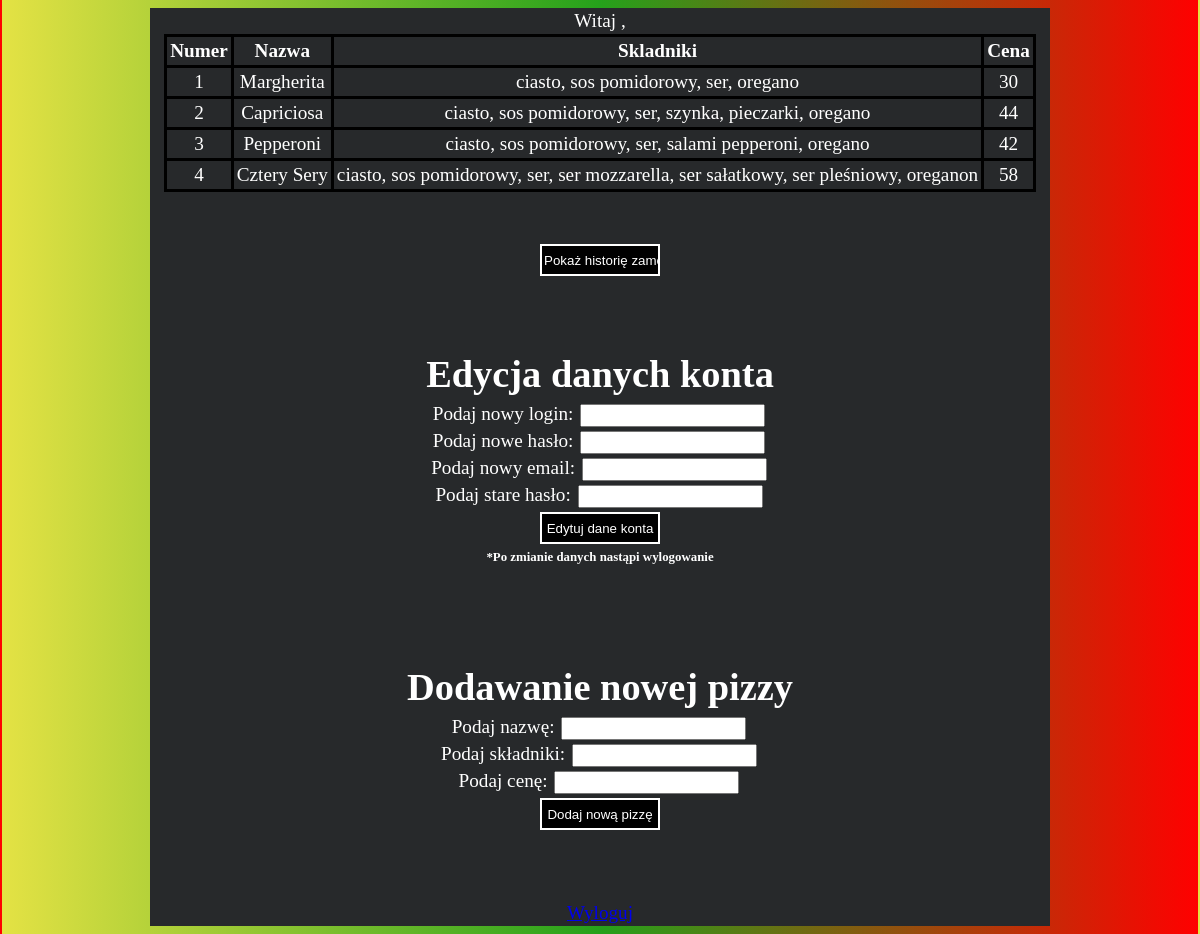
Screenshot of /main.php with the database file from the repository.
### tables this page shows
CREATE TABLE pizza (
    id INT NOT NULL AUTO_INCREMENT PRIMARY KEY,
    nazwa VARCHAR(50),
    skladniki VARCHAR(200),
    cena INT ,
    deleted TINYINT
);

### main.php (the view, shortened to what this page needs)
<!DOCTYPE html>
<html lang="en">
<head>
    <link rel="stylesheet" href="style.css">
</head>
<body>
    <div class="container">
        <?php
        require('connect.php');
        $current_login = $_SESSION["login"];
        $current_role = $_SESSION['role'];
        echo "Witaj , " . $current_login;
        if ($current_role == 'admin') {
            $result = mysqli_query($conn, "SELECT * FROM pizza WHERE deleted =0");
            echo '<table><tr><th>Numer</th><th>Nazwa</th><th>Skladniki</th><th>Cena</th><th>Usuń</th></tr>';
            while ($row = mysqli_fetch_array($result)) {
                echo "<tr><td>{$row['id']}</td><td>{$row['nazwa']}</td><td>{$row['skladniki']}</td><td>{$row['cena']}</td>
                    <td>
                    <form method='post' action=''>
                    <input  type='hidden' name='delete_pizza' value='{$row['id']}'>
                    <button class='exception' type='submit' name='button_submit_delete'>Usuń</button>
                    </form>
                    </td>
                    </tr>";
            }
            echo '</table>';
        } else {
            $result = mysqli_query($conn, "SELECT * FROM pizza WHERE deleted =0");
            echo '<table><tr><th>Numer</th><th>Nazwa</th><th>Skladniki</th><th>Cena</th></tr>';
            while ($row = mysqli_fetch_array($result)) {
                echo "<tr><td>{$row['id']}</td><td>{$row['nazwa']}</td><td>{$row['skladniki']}</td><td>{$row['cena']}</td></tr>";
            }
            echo '</table>';
        }
        ?>
        <br><br>
        <form action="main.php" method="POST">
            <input id="button4" class="button" type="submit" name="button" value="Pokaż historię zamówień"><br>
        </form><br>
        <br><br>
        <h1>Edycja danych konta</h1>
        <form action="main.php" method="POST">
            Podaj nowy login: <input type="text" name="new_login"><br>
            Podaj nowe hasło: <input type="text" name="new_pasword"><br>
            Podaj nowy email: <input type="text" name="new_email"><br>
            Podaj stare hasło: <input type="text" name="old_password"><br>
            <input id="button5" class="button" type="submit" name="edit" value="Edytuj dane konta"><br>
            <h6>*Po zmianie danych nastąpi wylogowanie</h6>
        </form><br>
        <br><br><br>
        <h1>Dodawanie nowej pizzy</h1>
        <form action="main.php" method="POST">
            Podaj nazwę: <input type="text" name="nazwa"><br>
            Podaj składniki: <input type="text" name="skladniki"><br>
            Podaj cenę: <input type="number" name="cena"><br>
            <input id="button6" class="button" type="submit" name="add_new_pizza" value="Dodaj nową pizzę"><br>
        </form><br>
        <br><br>
        <a href="logout.php">Wyloguj</a>
    </div>
</body>
</html>

### style.css (style rules this page uses)
* { margin: 2px; padding: 2px; box-sizing: border-box; }
body { background: rgb(228, 226, 68); background: linear-gradient(90deg, rgba(228, 226, 68, 1) 0%, rgba(37, 161, 27, 1) 50%, rgba(255, 0, 0, 1) 100%); }
.container { margin: auto; padding: auto; text-align: center; width: 75vw; height: 100%; font-size: larger; background-color: rgb(39, 41, 43); color: white; }
input { padding: 2px; margin: 2px; }
button, .button { background-color: black; border: 2px solid white; color: white; width: 10vw; height: 4vh; }
table, td, th { margin-left: auto; margin-right: auto; float: center; border-style: solid; border-color: black; border-collapse: collapse; text-align: center; padding: 3px; }

### rows the page displays
pizza: id "1", nazwa "Margherita", skladniki "ciasto, sos pomidorowy, ser, oregano", cena "30"
pizza: id "2", nazwa "Capriciosa", skladniki "ciasto, sos pomidorowy, ser, szynka, pieczarki, oregano", cena "44"
pizza: id "3", nazwa "Pepperoni", skladniki "ciasto, sos pomidorowy, ser, salami pepperoni, oregano", cena "42"
pizza: id "4", nazwa "Cztery Sery", skladniki "ciasto, sos pomidorowy, ser, ser mozzarella, ser sałatkowy, ser pleśniowy, oreganon", cena "58"
